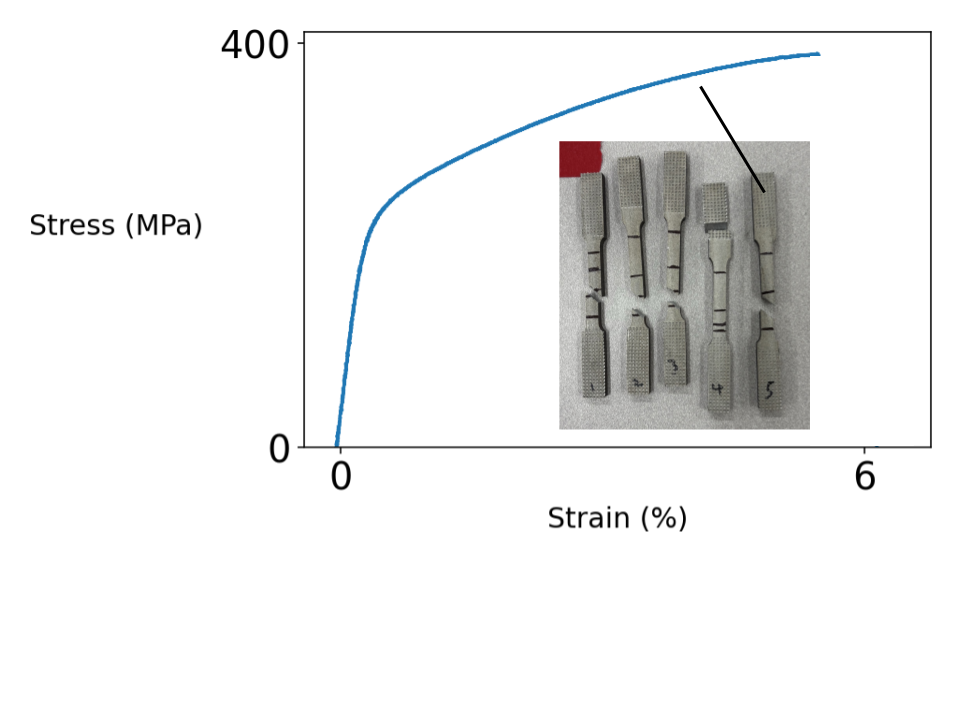
#> input picture figures/dag-thumbnails/in-house-tensile-data/stress-strain-sample-5-image-inset.png, 960 x 720 px
$ python render_stress_strain_tensile_combo.py
#> lines starting #> are read from the running program, lines starting #| are printed output that depends on the picture
#> in fit_to_height, `bg = Image.new("RGB", img.size, BG)`: bg: PIL image 960x720 RGB; every value is 255
#> in fit_to_height, img is the input picture: PIL image 960x720 RGBA; mean R, G, B, A 167, 167.2, 166.9, 182.2
#!/usr/bin/env python3
"""Build stress_strain_tensile_combo.png — side-by-side composite for the
ch4 (tensile) DAG node thumbnail.

Left:  In-house BYU AlSi10Mg engineering stress-strain curve with sample
       inset (`stress-strain-sample-5-image-inset.png`).
Right: MTS Landmark 100-kip axial-torsional load frame photo
       (`genesis-mission-proposal/figures/equipment/tensile-100kip.jpg`).
"""

from pathlib import Path

from PIL import Image, ImageChops

HERE = Path(__file__).resolve().parent
REPO_ROOT = HERE.parent.parent

OUT = HERE / "stress_strain_tensile_combo.png"
LEFT = HERE / "in-house-tensile-data" / "stress-strain-sample-5-image-inset.png"
RIGHT = REPO_ROOT / "genesis-mission-proposal" / "figures" / "equipment" / "tensile-100kip.jpg"

TARGET_H = 720
GAP_PX = 12
BG = (255, 255, 255)


def trim_white(img, pad=4):
#> called with pad = 4
    bbox = ImageChops.difference(img, Image.new("RGB", img.size, BG)).getbbox()
#> bbox = (30, 29, 933, 532)
    if bbox is None:
        return img
    x0, y0, x1, y1 = bbox
#> x0 = 30; y0 = 29; x1 = 933; y1 = 532
    x0 = max(0, x0 - pad)
#> x0 = 26
    y0 = max(0, y0 - pad)
#> y0 = 25
    x1 = min(img.size[0], x1 + pad)
#> x1 = 937
    y1 = min(img.size[1], y1 + pad)
#> y1 = 536
    return img.crop((x0, y0, x1, y1))
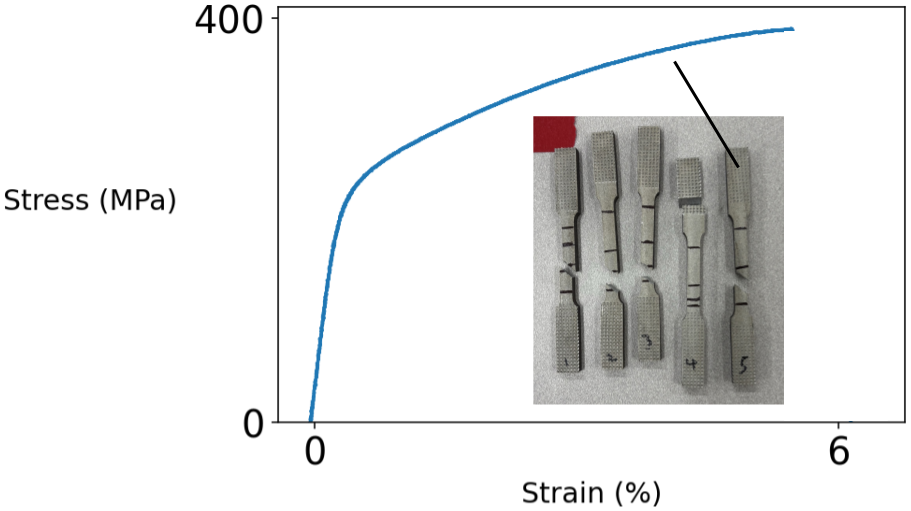
#> returned value: PIL image 911x511 RGB; mean R, G, B 232.5, 232.7, 232.4


def fit_to_height(img, h):
    if img.mode in ("RGBA", "LA"):
        bg = Image.new("RGB", img.size, BG)
        bg.paste(img, mask=img.split()[-1])
        img = bg
    else:
        img = img.convert("RGB")
    img = trim_white(img)
    w0, h0 = img.size
#> w0 = 911; h0 = 511
    new_w = max(1, int(round(w0 * h / h0)))
#> new_w = 1284
    return img.resize((new_w, h), Image.LANCZOS)
#> returned value: PIL image 1284x720 RGB


def main():
    left = fit_to_height(Image.open(LEFT), TARGET_H)
#> (the run stopped early here; a loop or call above may not have finished)
